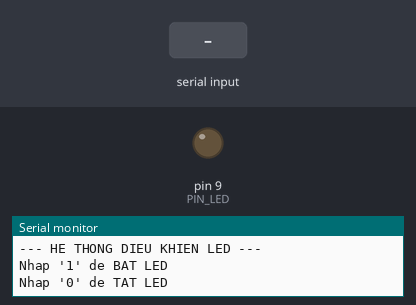
Simulated run of this sketch. Board: Arduino Uno, built with avr-gcc and run on an emulated ATmega328P. Parts: output pins drawn as LEDs (lit = HIGH), the last lines printed to the serial monitor. The inputs (shaded band) are chosen by the test bench.

Above: at 1.2 s.
1.3 s: "1" received over Serial
At 2.4 s:
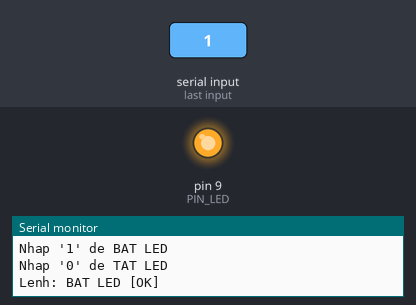
2.8 s: "0" received over Serial
At 3.5 s:
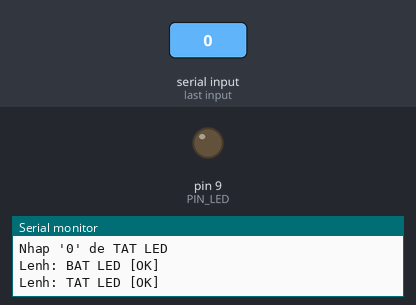
Timing chart, 0 to 5.8 s (numbered marks = the images above; inputs shaded):
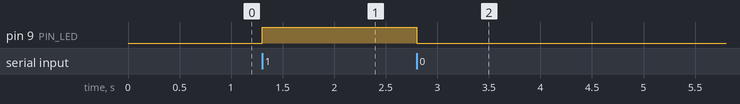

The sketch:

50.ino
```cpp
// --- KHAI BÁO CẤU HÌNH ---
const int PIN_LED = 9;   // Chân kết nối LED (qua trở 220 Ohm)
char incomingByte;       // Biến lưu ký tự nhận được từ máy tính

void setup() {
  pinMode(PIN_LED, OUTPUT);

  // Khởi tạo giao tiếp Serial với tốc độ 9600 baud
  Serial.begin(9600);

  // In thông báo hướng dẫn lên Serial Monitor
  Serial.println("--- HE THONG DIEU KHIEN LED ---");
  Serial.println("Nhap '1' de BAT LED");
  Serial.println("Nhap '0' de TAT LED");
}

void loop() {
  // Kiểm tra xem có dữ liệu nào được gửi từ máy tính đến không
  if (Serial.available() > 0) {

    // Đọc ký tự đầu tiên trong bộ đệm Serial
    incomingByte = Serial.read();

    // Xử lý lệnh dựa trên ký tự nhận được
    if (incomingByte == '1') {
      digitalWrite(PIN_LED, HIGH);
      Serial.println("Lenh: BAT LED [OK]");
    }
    else if (incomingByte == '0') {
      digitalWrite(PIN_LED, LOW);
      Serial.println("Lenh: TAT LED [OK]");
    }
  }
}
```

Measured:
- after the input at 1.3 s, pin 9 (PIN_LED): LOW → HIGH at once
- after the input at 2.8 s, pin 9 (PIN_LED): HIGH → LOW at once
